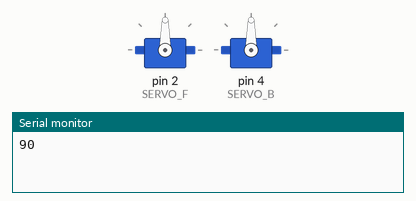
Recording of a sketch running on a simulated Arduino Uno, built with avr-gcc and run on an emulated ATmega328P. On the bench: 2 × servo, the last lines printed to the serial monitor.

Above: at 0.05 s.
At 1.0 s:
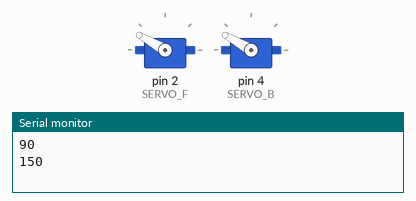
At 2.0 s:
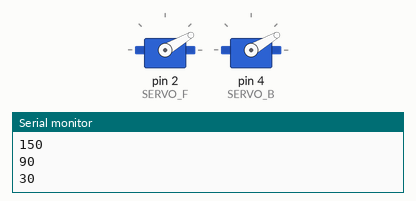
Timing chart, 0 to 4.6 s (numbered marks = the images above):
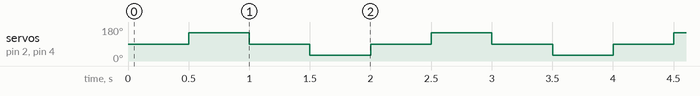

The sketch:

6_3_servo_motor_mix.ino
```cpp
#include <Servo.h>    //서보모터 라이브러리 include

#define SERVO_F 2
#define SERVO_B 4

Servo servo_f;    //서보모터 객체 선언
Servo servo_b;    //서보모터 객체 선언

void setup()
{
    Serial.begin(9600);
    servo_f.attach(SERVO_F);    //서보모터 초기화
    servo_b.attach(SERVO_B);    //서보모터 초기화
}

void loop()
{
    int angle = 90;
    int angles[] = {90,150,90,30};
    int angles_size = sizeof(angles)/ sizeof(angles[0]);
    //45 -> 135도로 서보모터 움직임
    for (int i=0; i<angles_size; i++)
    {
        angle = angles[i];
        servo_f.write(angle);    //angle(각도)값으로 서보모터 제어
        servo_b.write(angle);
        Serial.println(angle);        //각도 값 출력
        delay(500);                    //delay로 각도의 변화 속도를 조절
    }
}
```

Measured:
- by itself, servo on pin 2 (SERVO_F), servo on pin 4 (SERVO_B): repeats every 2.0 s: 90° 0.50 s, 30° 0.50 s, 90° 0.50 s, 150° 0.50 s
